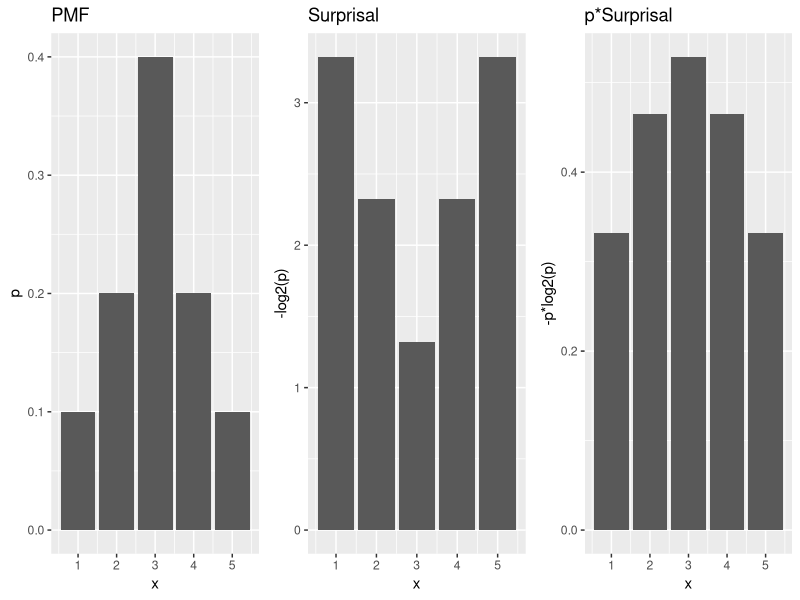
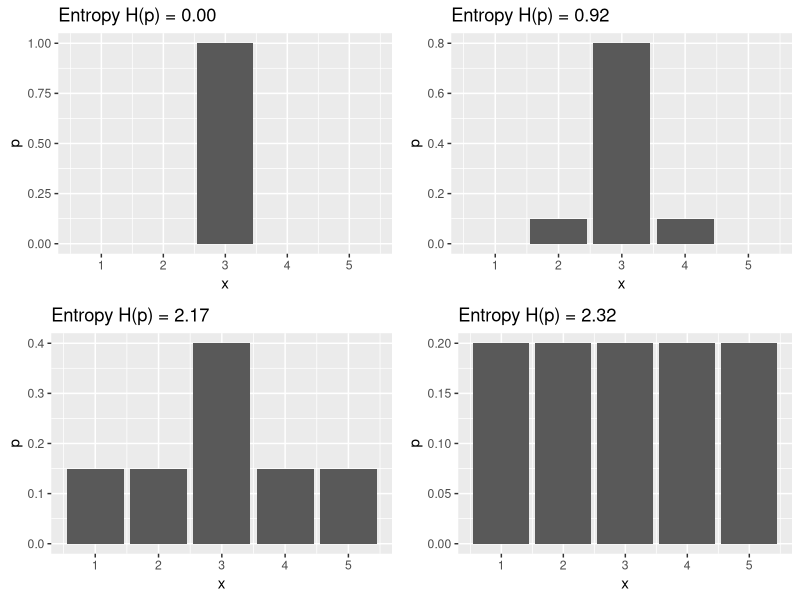
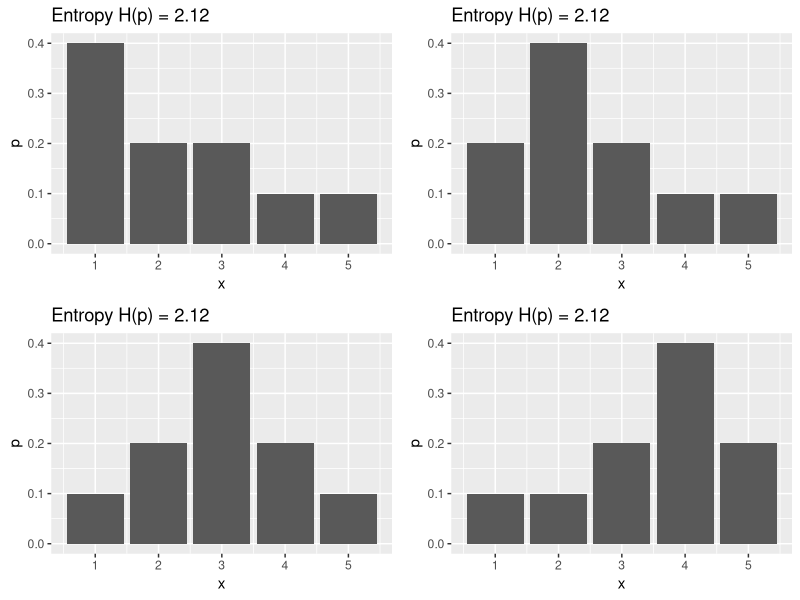
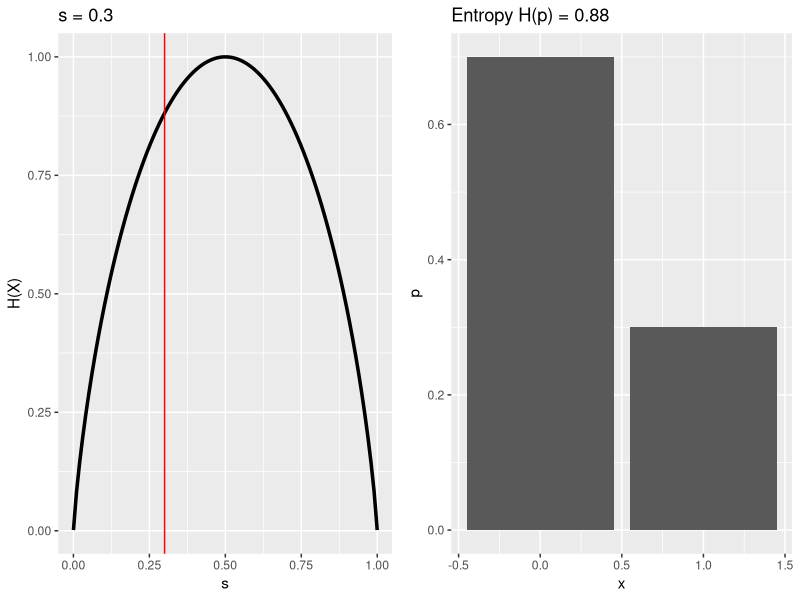

The R source for these figures, in order:
# ------------------------------------------------------------------------------
# FIG: ENTROPY
# ------------------------------------------------------------------------------

library(ggplot2)
library(gridExtra)

# ENTROPY CALCULATION

p1 <- c(0.1, 0.2, 0.4, 0.2, 0.1)

n <- length(p1)
logp <- -log2(p1)
lp <- ifelse(p1 == 0, 0, logp)
r <- p1 * lp
H <- sum(r)
dd <- data.frame(x = 1:n, p = p1, logp = logp, r = r)

pl1 <- ggplot(data = dd, aes(x = x)) +
      geom_bar(aes(y = p), stat = "identity") +
      ggtitle("PMF")

pl2 <- ggplot(data = dd, aes(x = x)) +
  geom_bar(aes(y = logp), stat = "identity") +
  ggtitle("Surprisal") + ylab("-log2(p)")

pl3 <- ggplot(data = dd, aes(x = x)) +
  geom_bar(aes(y = r), stat = "identity") +
  ggtitle("p*Surprisal") + ylab("-p*log2(p)")

p <- grid.arrange(grobs = list(pl1, pl2, pl3), nrow = 1, ncol = 3)
ggsave(filename = ".../figure/entropy_calc.png", plot = p, width = 6, height = 2)



# DATA -------------------------------------------------------------------------

p1 <- c(0.0, 0.0, 1, 0, 0)
p2 <- c(0, 0.1, 0.8, 0.1, 0)
p3 <- c(0.15, 0.15, 0.4, 0.15, 0.15)
p4 <- c(0.2, 0.2, 0.2, 0.2, 0.2)

# ENTROPY MAXIMAL FOR UNIFORM DISTRIBUTION PLOTS ------------------------------------------------------------------------

plot_ent <- function(p) {
  n <- length(p)
  lp <- -log2(p)
  lp <- ifelse(p == 0, 0, lp)
  r <- p * lp
  H <- sum(r)
  dd <- data.frame(x = 1:n, p = p, lp = lp, r = r)
  pl <- ggplot(data = dd, aes(x = x)) +
    geom_bar(aes(y = p), stat = "identity") +
    ggtitle(sprintf("Entropy H(p) = %.2f", H)
    )
  return(pl)
}

p <- grid.arrange(grobs = lapply(list(p1, p2, p3, p4), plot_ent), nrow = 2, ncol = 2)
ggsave(filename = ".../figure/max_entropy.png", plot = p, width = 5, height = 3)


# DATA -------------------------------------------------------------------------

p1 <- c(0.4, 0.2, 0.2, 0.1, 0.1)
p2 <- c(0.2, 0.4, 0.2, 0.1, 0.1)
p3 <- c(0.1, 0.2, 0.4, 0.2, 0.1)
p4 <- c(0.1, 0.1, 0.2, 0.4, 0.2)

# ENTROPY INVARIANT TO REORDERING PLOTS ------------------------------------------------------------------------

p <- grid.arrange(grobs = lapply(list(p1, p2, p3, p4), plot_ent), nrow = 2, ncol = 2)
ggsave(filename = ".../figure/entropy_plot_reordering.png", plot = p, width = 5, height = 3)

# ENTROPY OF BERNOULLI -------------------------------------------

p1 <- c(0.7, 0.3)

plot_ber <- function(p) {
  n <- length(p)
  lp <- -log2(p)
  lp <- ifelse(p == 0, 0, lp)
  r <- p * lp
  H <- sum(r)
  dd <- data.frame(x = 0:1, p = p, lp = lp, r = r)
  pl <- ggplot(data = dd, aes(x = x)) +
    geom_bar(aes(y = p), stat = "identity") +
    ggtitle(sprintf("Entropy H(p) = %.2f", H)
    )
  return(pl)
}

pl1 = plot_ber(p1)

x <- seq(0.0001, 0.9999, length.out = 100)
y <- -x*log2(x)-(1-x)*log2(1-x)
parabola_data <- data.frame(x = x, y = y)

parabola_plot <- ggplot(data = parabola_data, aes(x, y)) +
  geom_line(size=1.2) +
  geom_vline(xintercept = 0.3, color = "red") +
  labs(x = "s", y = "H(X)") +
  ggtitle("s = 0.3")

  # Display the parabola plot
p <- grid.arrange(grobs = list(parabola_plot, pl1), nrow = 1, ncol = 2)
ggsave(filename = ".../figure/entropy_bernoulli.png", plot = p, width =6, height = 3)
